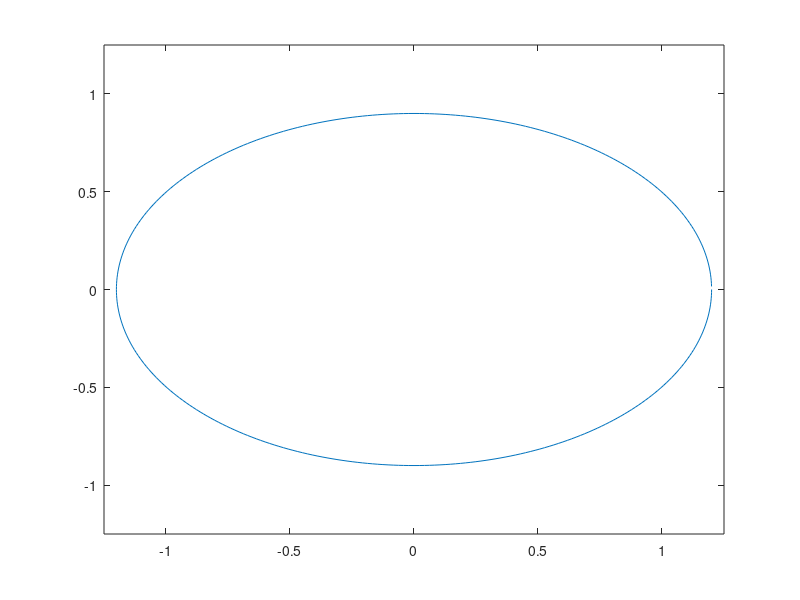

The MATLAB script that drew this image:
clear
deg=pi/180.
a=1.20
b=.90
for itheta=0:359
    jtheta=itheta+1;
    theta(jtheta)=jtheta*deg;
end
x=cos(theta)*a;
y=sin(theta)*b;
plot(x,y)
axis([-1.25 1.25 -1.25 1.25])
